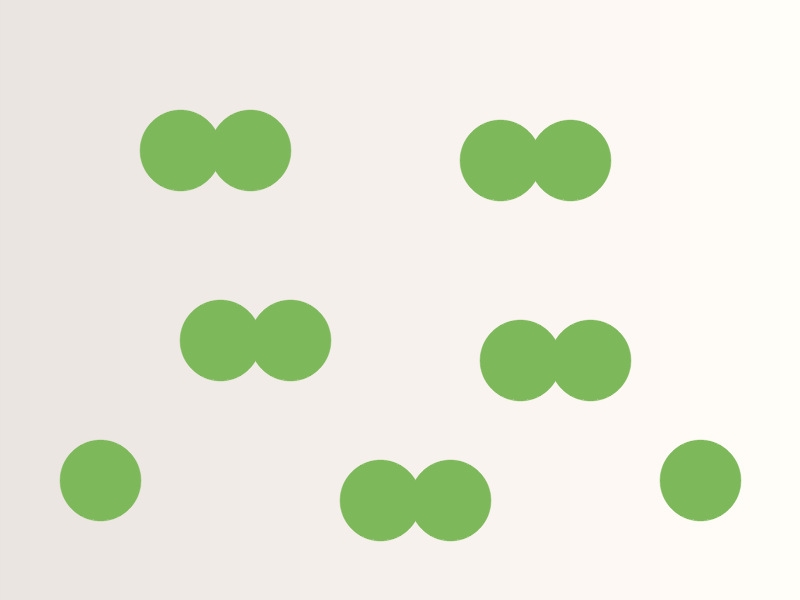
//> input picture lessons/opencv/素材/synth_touching.png, 800 x 600 px
$ ./3.6-segment   (built with g++ and OpenCV 4)
//> lines starting //> are read from the running program, lines starting //| are printed output that depends on the picture; after the words box and inside, x2 and y2 are one past the last pixel; in counts of white or black regions, pixels touching at a corner belong together
#include <algorithm>
#include <iomanip>
#include <iostream>
#include <string>
#include <vector>

#include <opencv2/core.hpp>
#include <opencv2/imgproc.hpp>
#include <opencv2/imgcodecs.hpp>

namespace {

void place(cv::Mat& panel, const cv::Mat& image, int x, int y, int width,
           int height, const std::string& label) {
    const int label_height = 28;
    cv::rectangle(panel, cv::Rect(x, y, width, label_height),
                  cv::Scalar(245, 245, 245), cv::FILLED);
    cv::putText(panel, label, cv::Point(x + 8, y + 20),
                cv::FONT_HERSHEY_SIMPLEX, 0.55, cv::Scalar(30, 30, 30), 1,
                cv::LINE_AA);

    const int inner_width = width - 16;
    const int inner_height = height - label_height - 16;
    const double scale = std::min(static_cast<double>(inner_width) / image.cols,
                                  static_cast<double>(inner_height) / image.rows);
    const int shown_width = std::max(1, cvRound(image.cols * scale));
    const int shown_height = std::max(1, cvRound(image.rows * scale));
    cv::Mat shown;
    cv::resize(image, shown, cv::Size(shown_width, shown_height), 0, 0,
               cv::INTER_AREA);
    const int left = x + (width - shown_width) / 2;
    const int top = y + label_height + (inner_height - shown_height) / 2 + 8;
    shown.copyTo(panel(cv::Rect(left, top, shown_width, shown_height)));
}

}  // namespace

int main() {
    cv::Mat image = cv::imread("../素材/synth_touching.png", cv::IMREAD_COLOR);
//> image is the input picture: 600 rows x 800 cols, CV_8UC3; mean B, G, R 217.5, 233.9, 230.3
    if (image.empty()) {
        std::cout << "无法读取素材" << '\n';
        return 1;
    }

    cv::Mat hsv;
    cv::Mat mask;
    cv::cvtColor(image, hsv, cv::COLOR_BGR2HSV);
//> hsv: 600 rows x 800 cols, CV_8UC3; mean H, S, V 20, 25.2, 237.9
    cv::inRange(hsv, cv::Scalar(35, 43, 46), cv::Scalar(85, 255, 255), mask);
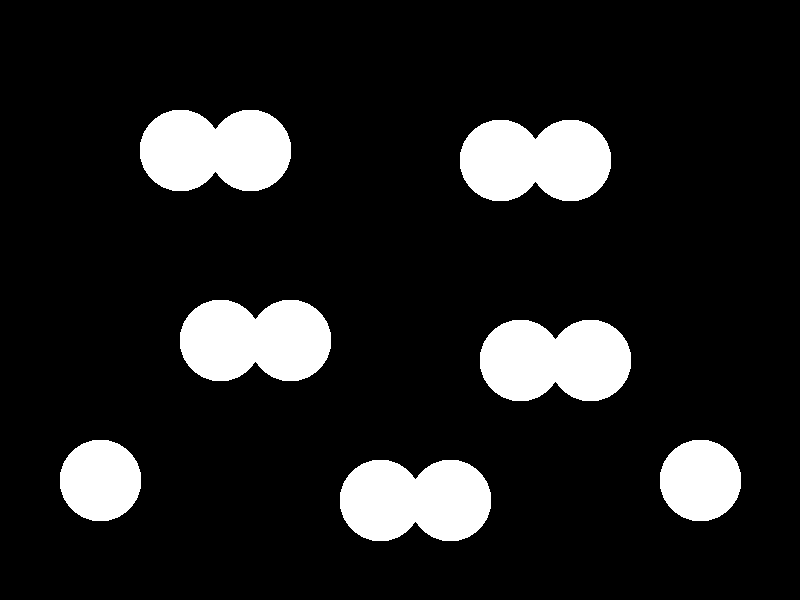
//> mask: 600 rows x 800 cols, CV_8UC1; 12.7% white; 7 white regions, largest, box (x1, y1, x2, y2) and area: (140, 110, 291, 191) 10109, (460, 120, 611, 201) 10109, (180, 300, 331, 381) 10109
    cv::morphologyEx(mask, mask, cv::MORPH_OPEN,
                     cv::getStructuringElement(cv::MORPH_RECT,
                                               cv::Size(3, 3)));
    const int foreground = cv::countNonZero(mask);
//> foreground = 60979
    std::cout << "mask nonzero=" << foreground << '\n';
//| mask nonzero=60979

    cv::Mat distance;
    cv::distanceTransform(mask, distance, cv::DIST_L2, 5);
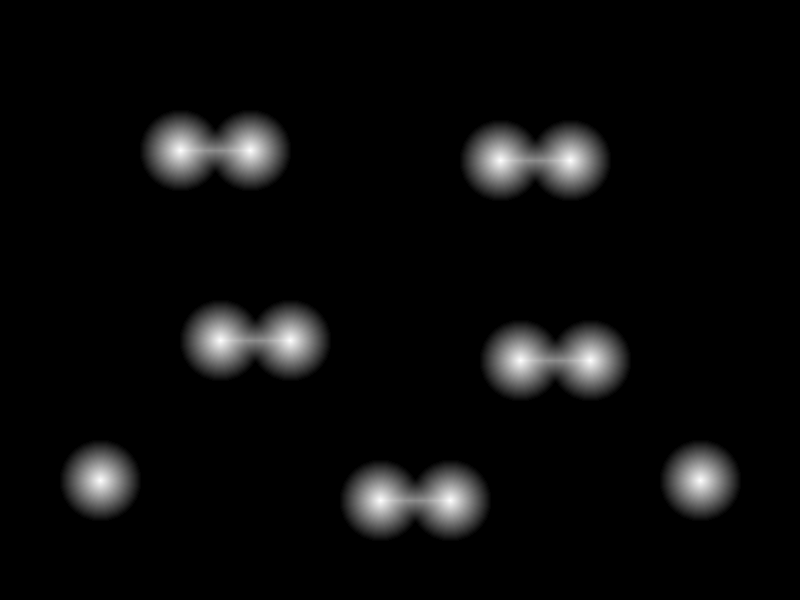
//> distance: 600 rows x 800 cols, CV_32FC1; min 0, max 40.54, mean 1.8; drawn with min black and max white
    double min_distance = 0.0;
    double max_distance = 0.0;
    cv::minMaxLoc(distance, &min_distance, &max_distance);
//> max_distance = 40.54
    std::cout << std::fixed << std::setprecision(3);
    std::cout << "distance max=" << max_distance << '\n';
//| distance max=40.544

    cv::Mat seeds;
    cv::threshold(distance, seeds, 0.55 * max_distance, 255.0,
                  cv::THRESH_BINARY);
//> seeds: 600 rows x 800 cols, CV_32FC1; 2.9% white; 12 white regions, largest, box (x1, y1, x2, y2) and area: (162, 132, 214, 169) 1162, (217, 132, 269, 169) 1162, (482, 142, 534, 179) 1162
    seeds.convertTo(seeds, CV_8U);
    cv::Mat labels;
    cv::Mat stats;
    cv::Mat centroids;
    const int seed_count = cv::connectedComponentsWithStats(
        seeds, labels, stats, centroids, 8) - 1;
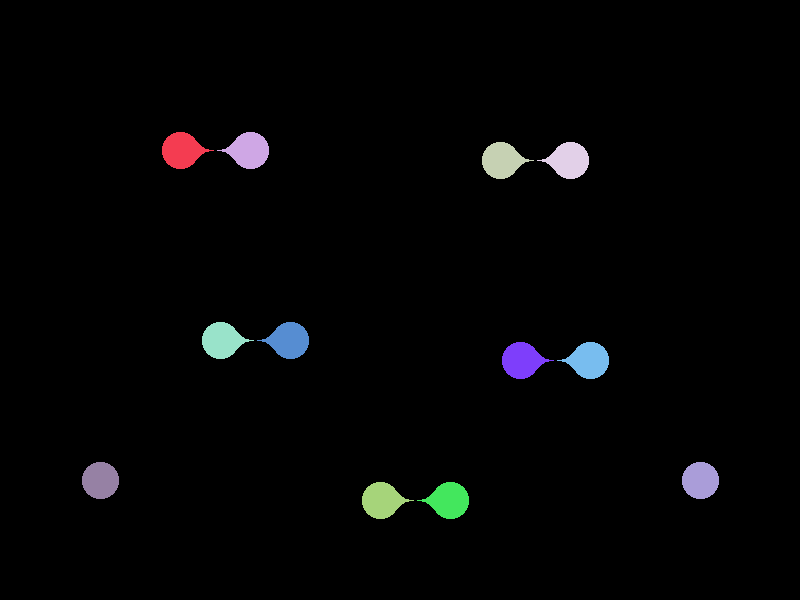
//> labels: 600 rows x 800 cols, CV_32SC1; 13 distinct labels, from 0 to 12; one colour per label, 0 black
//> stats = 13 rows, first 6: [0, 0, 800, 600, 466210], [162, 132, 52, 37, 1162], [217, 132, 52, 37, 1162], [482, 142, 52, 37, 1162], [537, 142, 52, 37, 1162], [202, 322, 52, 37, 1162]; centroids = 13 rows, first 8: [399.6, 298.6], [181.5, 150], [248.5, 150], [501.5, 160], [568.5, 160], [221.5, 340], [288.5, 340], [521.5, 360]; seed_count = 12
    std::cout << "seeds=" << seed_count << '\n';
//| seeds=12

    cv::Mat markers(mask.size(), CV_32S, cv::Scalar(0));
    for (int y = 0; y < labels.rows; ++y) {
        for (int x = 0; x < labels.cols; ++x) {
            if (labels.at<int>(y, x) > 0) {
                markers.at<int>(y, x) = labels.at<int>(y, x);
            }
        }
    }
    markers.setTo(seed_count + 1, mask == 0);
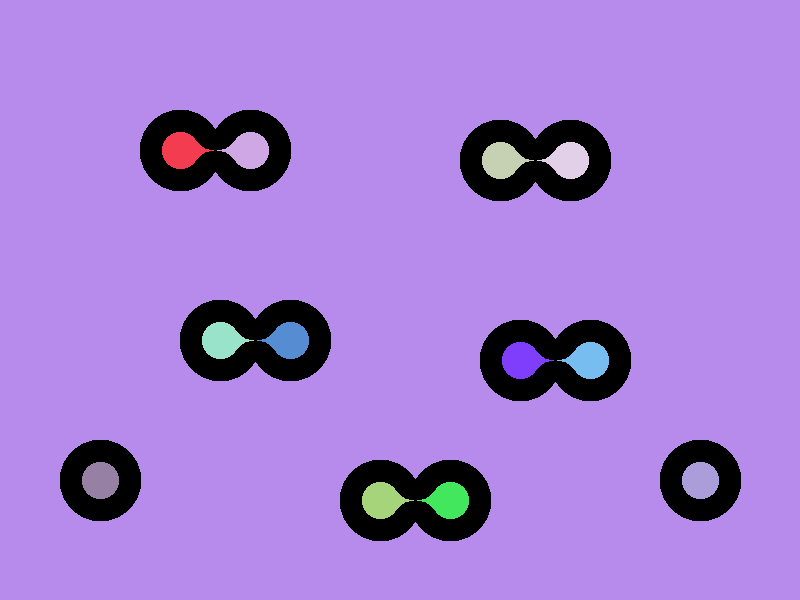
//> markers: 600 rows x 800 cols, CV_32SC1; 14 distinct labels, from 0 to 13; one colour per label, 0 black
    cv::watershed(image, markers);
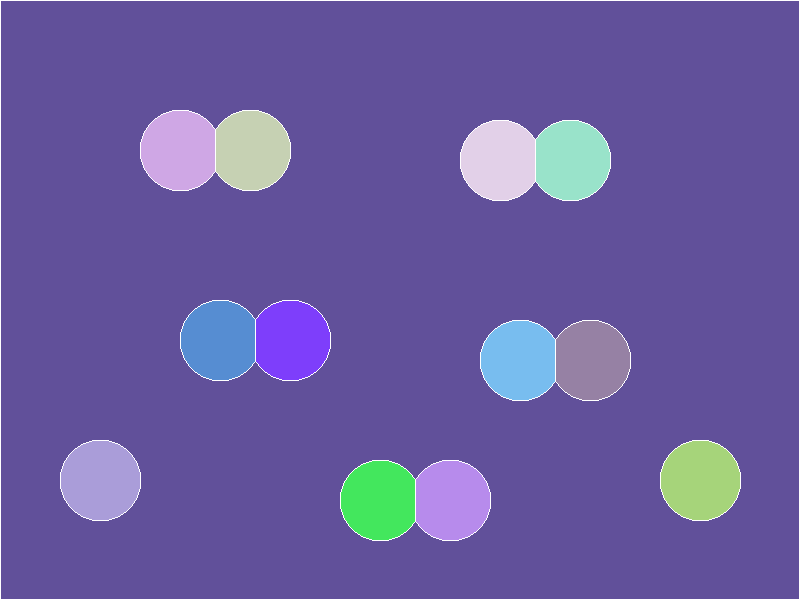
//> markers: 600 rows x 800 cols, CV_32SC1; 14 distinct labels, from -1 to 13; one colour per label, 0 black, -1 white
    double marker_min = 0.0;
    double marker_max = 0.0;
    cv::minMaxLoc(markers, &marker_min, &marker_max);
//> marker_min = -1; marker_max = 13
    std::cout << "watershed labels=" << static_cast<int>(marker_max) << '\n';
//| watershed labels=13

    std::vector<bool> present(static_cast<std::size_t>(marker_max) + 1, false);
    for (int y = 0; y < markers.rows; ++y) {
        for (int x = 0; x < markers.cols; ++x) {
            const int value = markers.at<int>(y, x);
            if (value > 0 && value <= seed_count) {
                present[static_cast<std::size_t>(value)] = true;
            }
        }
    }
//> after the loop, present = [0, 1, 1, 1, 1, 1, 1, 1, 1, 1, 1, 1, 1, 0]
    int ball_regions = 0;
    for (int i = 1; i <= seed_count; ++i) {
        if (present[static_cast<std::size_t>(i)]) {
            ++ball_regions;
        }
    }
//> this loop made 12 passes
//> after the loop, ball_regions = 12
    std::cout << "ball regions=" << ball_regions << '\n';
//| ball regions=12

    cv::Mat background = mask.clone();
    const int flood_area = cv::floodFill(background, cv::Point(0, 0),
                                         cv::Scalar(128));
//> flood_area = 419021
    std::cout << "flood background=" << flood_area << '\n';
//| flood background=419021

    cv::Mat distance_view;
    cv::normalize(distance, distance_view, 0, 255, cv::NORM_MINMAX, CV_8U);
    cv::applyColorMap(distance_view, distance_view, cv::COLORMAP_JET);
//> distance_view: 600 rows x 800 cols, CV_8UC3

    const cv::Scalar palette[12] = {
        cv::Scalar(60, 60, 220), cv::Scalar(60, 180, 240),
        cv::Scalar(60, 200, 60), cv::Scalar(220, 180, 60),
        cv::Scalar(220, 80, 200), cv::Scalar(180, 120, 60),
        cv::Scalar(200, 220, 60), cv::Scalar(60, 220, 200),
        cv::Scalar(240, 140, 140), cv::Scalar(140, 240, 140),
        cv::Scalar(140, 140, 240), cv::Scalar(180, 180, 180)};
    cv::Mat segments(mask.size(), CV_8UC3, cv::Scalar(245, 245, 245));
    for (int y = 0; y < markers.rows; ++y) {
        for (int x = 0; x < markers.cols; ++x) {
            const int value = markers.at<int>(y, x);
            if (value >= 1 && value <= seed_count) {
                segments.at<cv::Vec3b>(y, x) = cv::Vec3b(
                    palette[(value - 1) % 12][0], palette[(value - 1) % 12][1],
                    palette[(value - 1) % 12][2]);
            }
        }
    }

    cv::Mat mask_color;
    cv::cvtColor(mask, mask_color, cv::COLOR_GRAY2BGR);

    const int cell_width = 320;
    const int cell_height = 360;
    cv::Mat panel(cell_height, 4 * cell_width, CV_8UC3,
                  cv::Scalar(255, 255, 255));
    place(panel, image, 0, 0, cell_width, cell_height, "original");
//> in place, `cv::rectangle(panel, cv::Rect(x, y, width, label_height), cv::Scalar(2..`: panel: 360 rows x 1280 cols, CV_8UC3; values 245 (black) and 255 (white), 98.1% white; 1 black region, box (x1, y1, x2, y2) and area: (0, 0, 320, 28) 8960
    place(panel, mask_color, cell_width, 0, cell_width, cell_height, "mask");
//> in place (call 2), `cv::rectangle(panel, cv::Rect(x, y, width, label_height), cv::Scalar(2..`: panel: 360 rows x 1280 cols, CV_8UC3; mean B, G, R 248.9, 251.3, 250.8
    place(panel, distance_view, 2 * cell_width, 0, cell_width, cell_height,
          "distance");
//> call 3 of place, with x = 640, y = 0, width = 320, height = 360, label = "distance"
//> in place (call 3), `cv::rectangle(panel, cv::Rect(x, y, width, label_height), cv::Scalar(2..`: panel: 360 rows x 1280 cols, CV_8UC3; mean B, G, R 215.1, 217.6, 217.1
//> in place (call 3), `cv::resize(image, shown, cv::Size(shown_width, shown_height), 0, 0, cv..`:
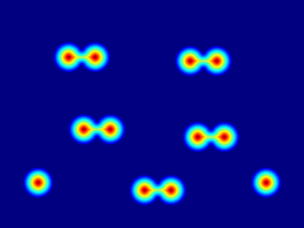
//> shown: 228 rows x 304 cols, CV_8UC3; mean B, G, R 133.5, 17.4, 9.2
    place(panel, segments, 3 * cell_width, 0, cell_width, cell_height,
          "watershed");
//> call 4 of place, with x = 960, y = 0, width = 320, height = 360, label = "watershed"
//> in place (call 4), `cv::rectangle(panel, cv::Rect(x, y, width, label_height), cv::Scalar(2..`: panel: 360 rows x 1280 cols, CV_8UC3; mean B, G, R 196.6, 181.6, 179.8
//> in place (call 4), `shown.copyTo(panel(cv::Rect(left, top, shown_width, shown_height)));`:
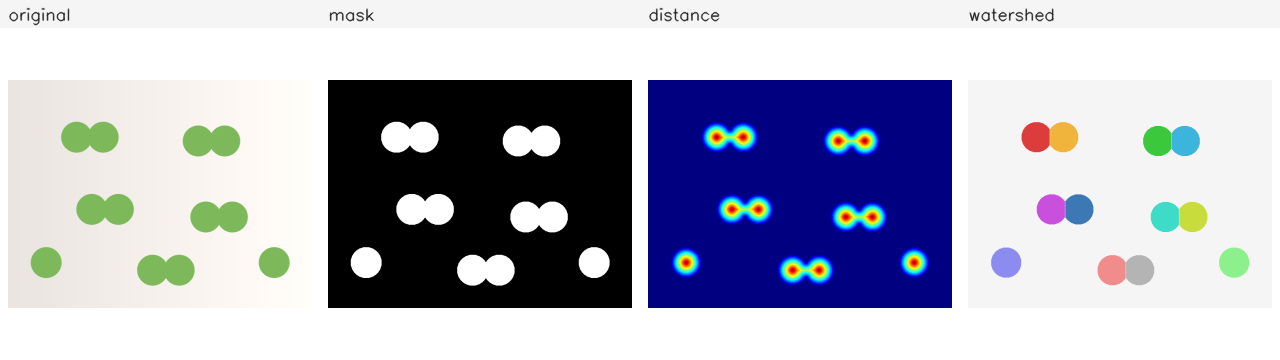
//> panel: 360 rows x 1280 cols, CV_8UC3; mean B, G, R 193.1, 178.4, 176.4
    const bool saved = cv::imwrite("out_segment.png", panel);
    std::cout << "saved out_segment.png: " << (saved ? "yes" : "no")
              << '\n';
//| saved out_segment.png: yes
    return 0;
}

$ run again, with lessons/opencv/素材/opencv-modules.png copied over lessons/opencv/素材/synth_touching.png
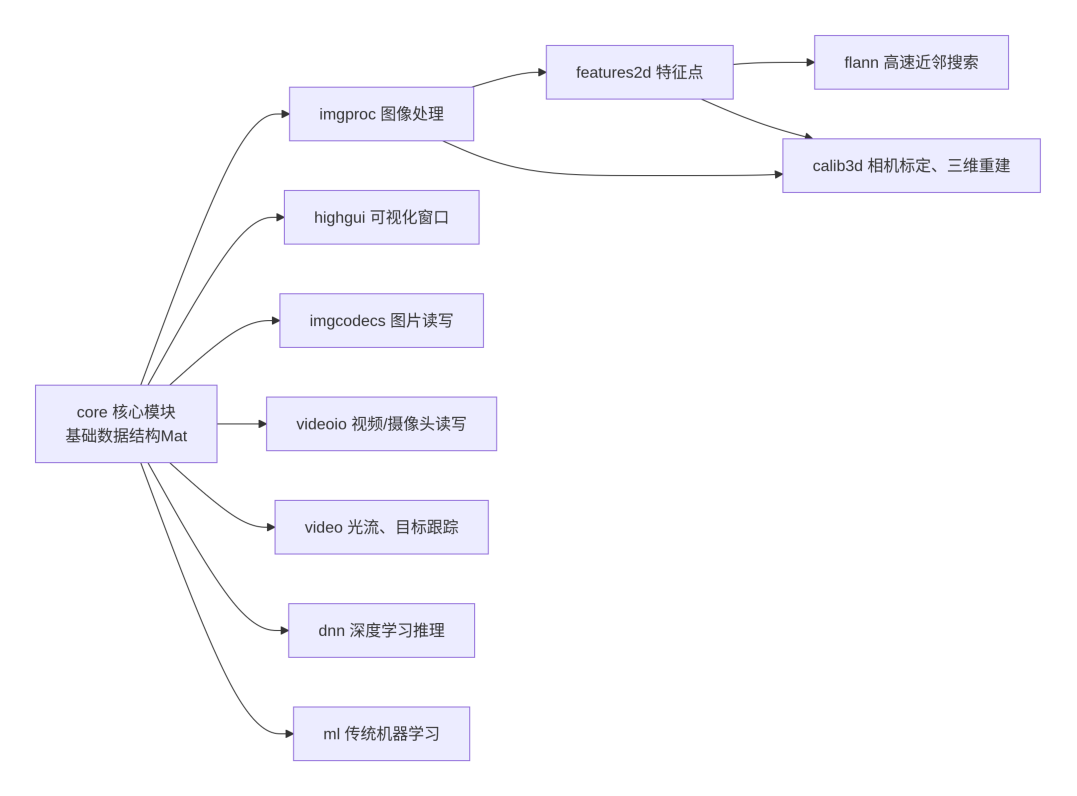
//> input picture lessons/opencv/素材/opencv-modules.png, 3229 x 2388 px (shown at 1/3 size)
//> image is the input picture: 2388 rows x 3229 cols, CV_8UC3; mean B, G, R 252.6, 249.4, 249.6
//> hsv: 2388 rows x 3229 cols, CV_8UC3; mean H, S, V 17.7, 3.4, 252.6
//> mask: 2388 rows x 3229 cols, CV_8UC1; every value is 0
//> foreground = 0
//| mask nonzero=0
//> distance: 2388 rows x 3229 cols, CV_32FC1; every value is 0
//> stats = [0, 0, 3229, 2388, 7710852]; centroids = [1614, 1193.5]; seed_count = 0
//| seeds=0
//> `cv::watershed(image, markers);`:
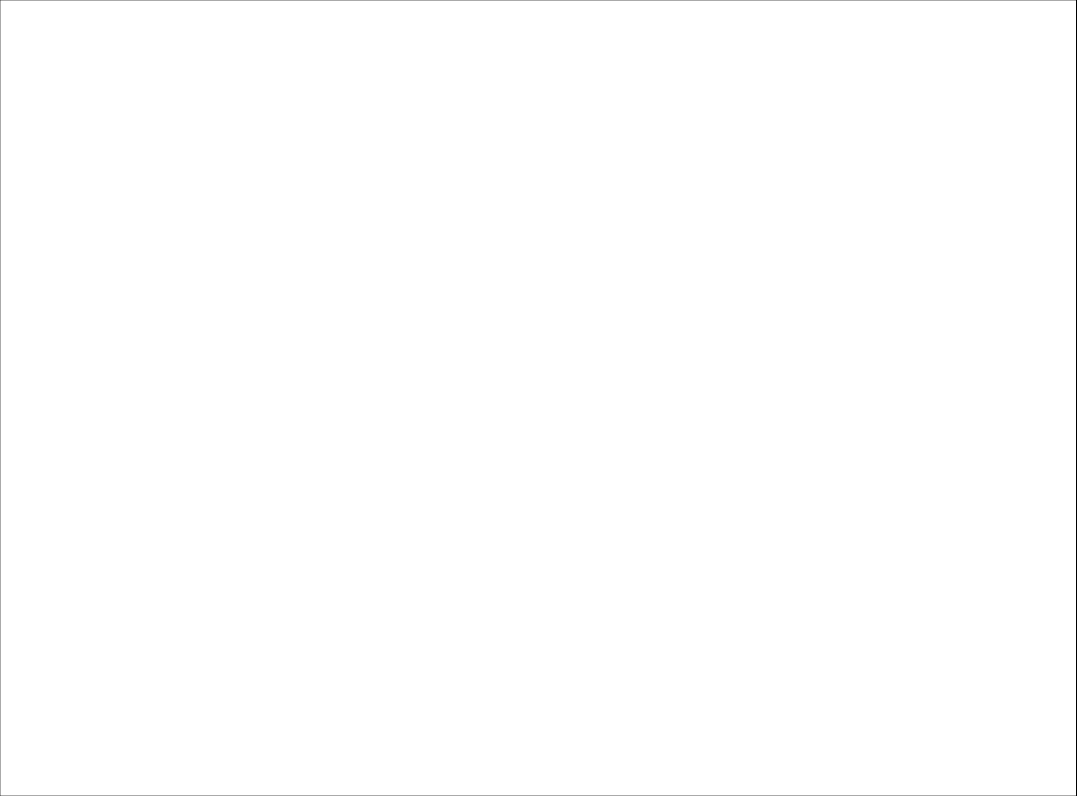
//> markers: 2388 rows x 3229 cols, CV_32SC1 (shown at 1/3 size); values -1 (black) and 1 (white), 99.9% white; black in thin lines or dots
//> marker_min = -1; marker_max = 1
//| watershed labels=1
//> after the loop `for (int i = 1; i <= seed_count; ++i)`: ball_regions = 0
//| ball regions=0
//> background: 2388 rows x 3229 cols, CV_8UC1; every value is 128
//> flood_area = 7710852
//| flood background=7710852
//> mask_color: 2388 rows x 3229 cols, CV_8UC3; every value is 0
//> shown: 225 rows x 304 cols, CV_8UC3; every value is 0
//> in place (call 4), `cv::putText(panel, label, cv::Point(x + 8, y + 20), cv::FONT_HERSHEY_S..`:
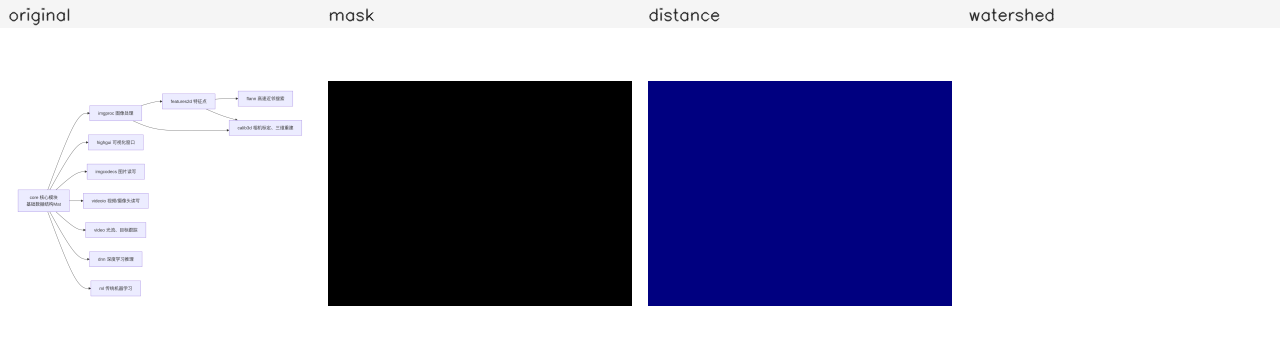
//> panel: 360 rows x 1280 cols, CV_8UC3; mean B, G, R 196.8, 177.3, 177.3
//> shown: 225 rows x 304 cols, CV_8UC3; every value is 245
//| saved out_segment.png: yes
